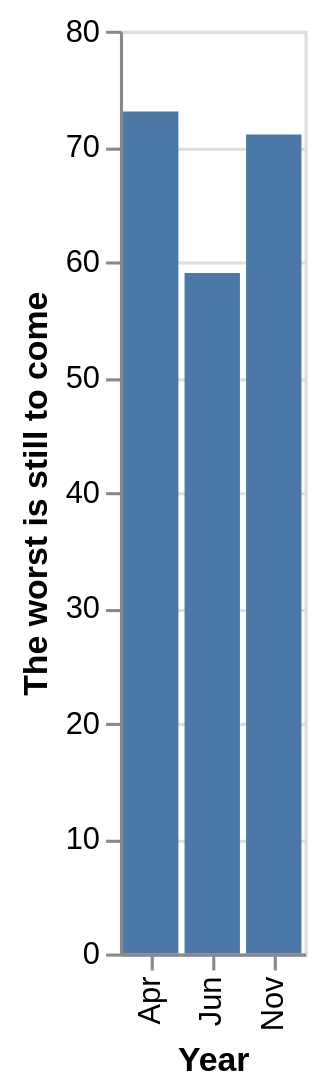

Source (Vega-Lite JSON):
### Vega-Lite specification from a JSON file in a GitHub repository (floating-point values rounded to 4 significant figures)
{"$schema": "https://vega.github.io/schema/vega-lite/v5.json", "description": "Bar chart auto-generated from CSV", "data": {"values": [{"Year": "Apr", "The worst is still to come": "73", "The worst is behind us": "26"}, {"Year": "Jun", "The worst is still to come": "59", "The worst is behind us": "40"}, {"Year": "Nov", "The worst is still to come": "71", "The worst is behind us": "28"}]}, "mark": "bar", "encoding": {"x": {"field": "Year", "type": "ordinal"}, "y": {"field": "The worst is still to come", "type": "quantitative"}}}
